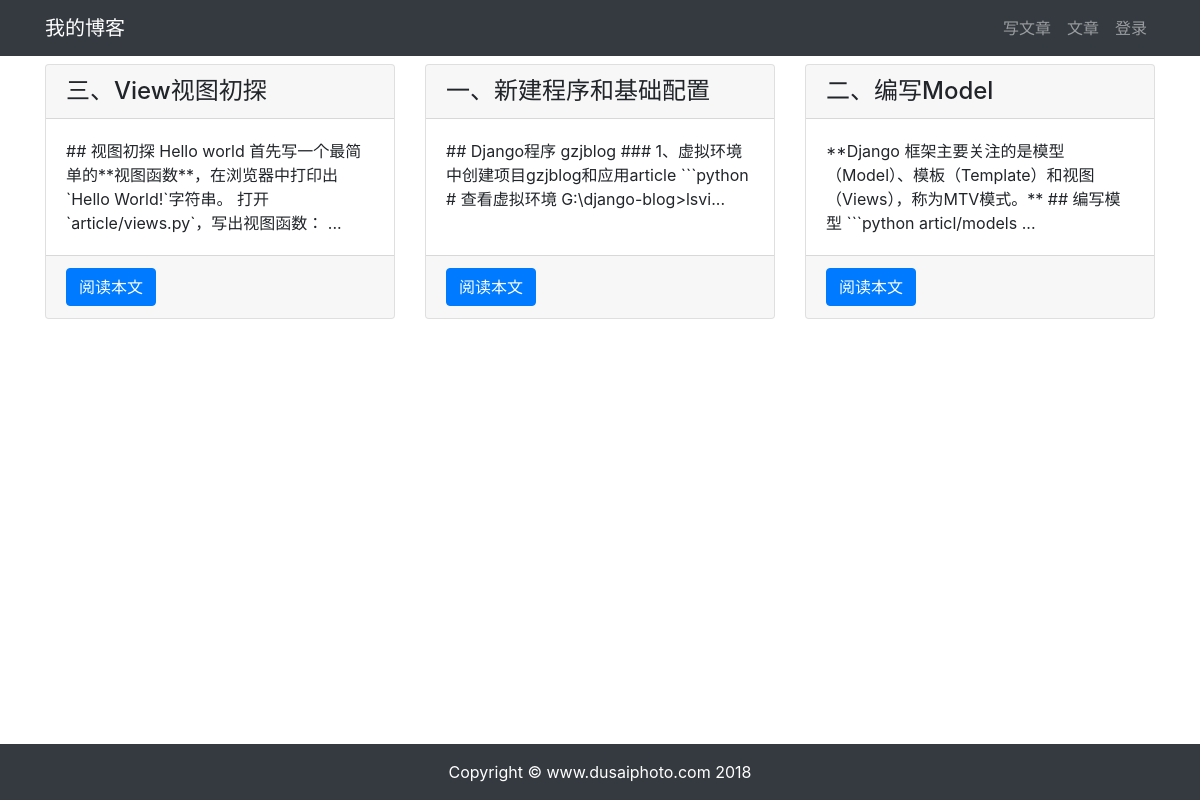
The page /article/article_list/ on the database as committed earlier.
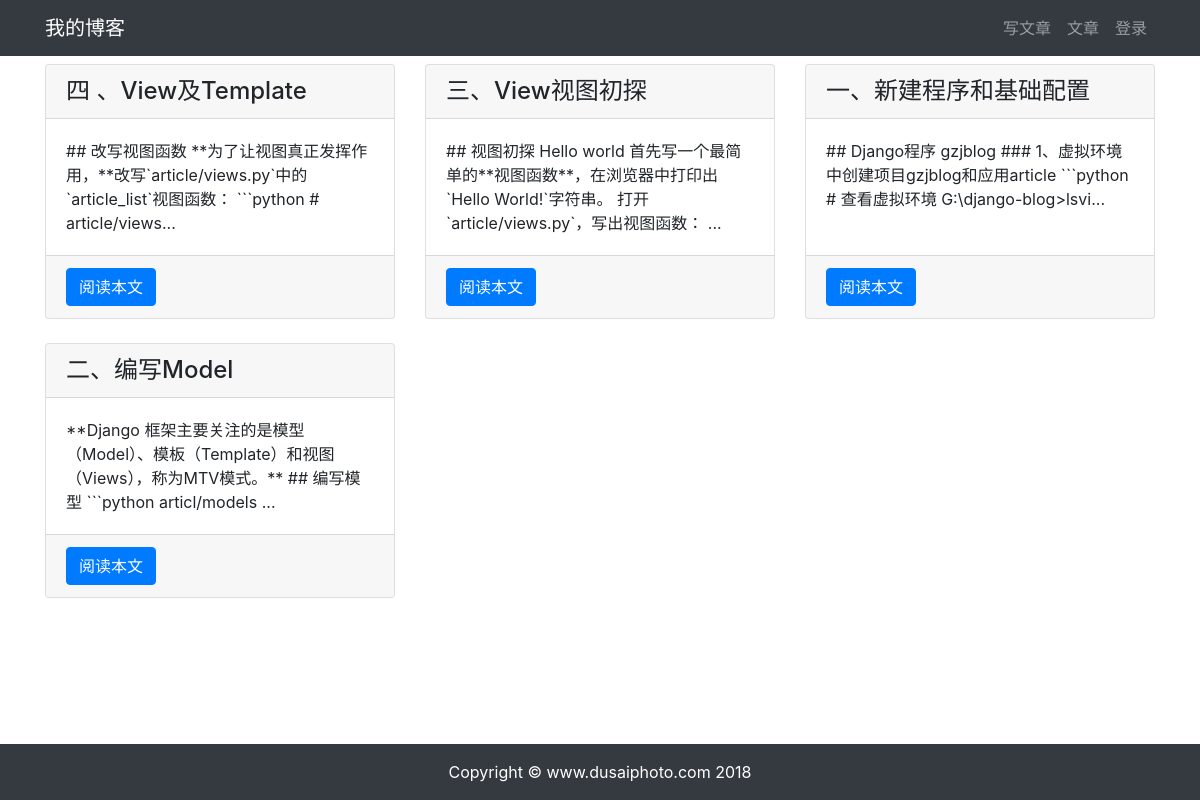
The same page on the database as committed later.
### article/models.py (models this page shows, shortened)
class Article(models.Model):
    author=models.ForeignKey(User,on_delete=models.CASCADE)
    title=models.CharField(max_length=100)
    body=models.TextField()
    total_views = models.PositiveIntegerField(default=0)
    category = models.ForeignKey(Category, blank=True, null=True, verbose_name='分类',on_delete=models.DO_NOTHING)
    tag = models.ManyToManyField(Tag, verbose_name='标签')
    avatar = models.ImageField(upload_to='article/%Y%m%d/', blank=True)
    created=models.DateTimeField(default=timezone.now)
    updated=models.DateTimeField(auto_now=True)
    class Meta:
        ordering=('-updated',)

### article/views.py (the view)
# urls.py: path('article_list/',views.article_list,name='article_list'),
def article_list(request):
    articles = Article.objects.all()
    context = {'articles': articles}
    return render(request, 'article/list.html',context)

### templates/article/list.html (shortened to what this page needs)
{% extends 'base.html' %}
{% load staticfiles %}
{% block content %}
<div class="container">
    <div class="row mt-2">
        {% for article in articles %}
        <div class="col-12  col-md-4 mb-4">
            <div class="card h-100">
                <h4 class="card-header">{{ article.title }}</h4>
                <div class="card-body">
                    <p class="card-text">{{ article.body|slice:'100' }}...</p>
                </div>
                <div class="card-footer">
                    <a href="{% url "article:article_detail" article.id  %}" class="btn btn-primary">阅读本文</a>
                </div>
            </div>
        </div>
        {% endfor %}
    </div>
</div>
{% endblock content %}

### templates/base.html (shortened to what this page needs)
{%  load staticfiles  %}
<!doctype html>
<html lang="en">
<head>
    <link rel="stylesheet" href="{% static 'bootstrap/css/bootstrap.min.css' %}">
    <link rel="stylesheet" href="{% static 'md_css/monokai.css' %}">
</head>
<body>
    {% include "header.html" %}
    {% block content %}{% endblock %}
    {% include "footer.html" %}
</body>
</html>

### templates/header.html (shortened to what this page needs)
<nav class="navbar navbar-expand-lg navbar-dark bg-dark">
  <div class="container">
    <a class="navbar-brand" href="#">我的博客</a>
    <div>
      <ul class="navbar-nav">
          <li class="nav-item">
              <a class="nav-link" href="{% url "article:article_create" %}">写文章</a>
          </li>
        <li class="nav-item">
          <a class="nav-link" href="{% url "article:article_list" %}">文章</a>
        </li>
        {% if user.is_authenticated %}
            <li class="nav-item dropdown">
                <a class="nav-link dropdown-toggle" href="#" id="navbarDropdown" role="button" data-toggle="dropdown" aria-haspopup="true" aria-expanded="false">
                  {{ user.username }}
                </a>
                <div class="dropdown-menu" aria-labelledby="navbarDropdown">
                  <a class="dropdown-item" href="#" onclick="user_delete()">删除用户</a>
                  <a class="dropdown-item" href="{% url "userprofile:logout" %}">退出登录</a>
                </div>
            </li>
        {% else %}
            <li class="nav-item">
                <a class="nav-link" href="{% url 'userprofile:login' %}">登录</a>
            </li>
        {% endif %}
      </ul>
    </div>
  </div>
</nav>

### templates/footer.html
{% load staticfiles %}
<div>
    <br><br><br>
</div>
<footer class="py-3 bg-dark fixed-bottom">
    <div class="container">
        <p class="m-0 text-center text-white">Copyright &copy; www.dusaiphoto.com 2018</p>
    </div>
</footer>

Rows that differ between the two databases and show on the page:
added Article: title "四 、View及Template", body "## 改写视图函数 **为了让视图真正发挥作用，**改写`article/views.py`中的`article_list`视图函数： ```python # article/views"
